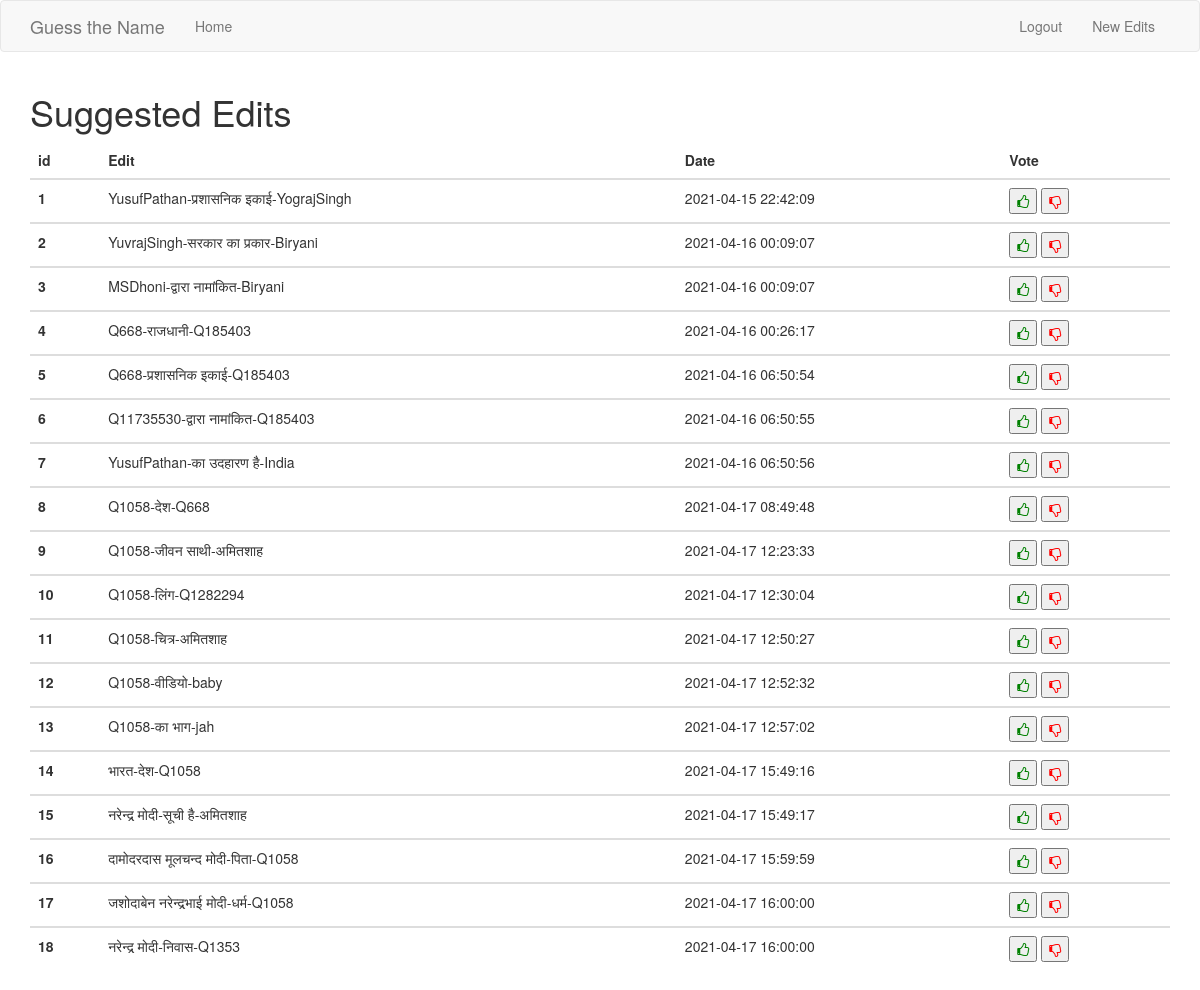
The page /edits/ (signed in) on the database as committed earlier.
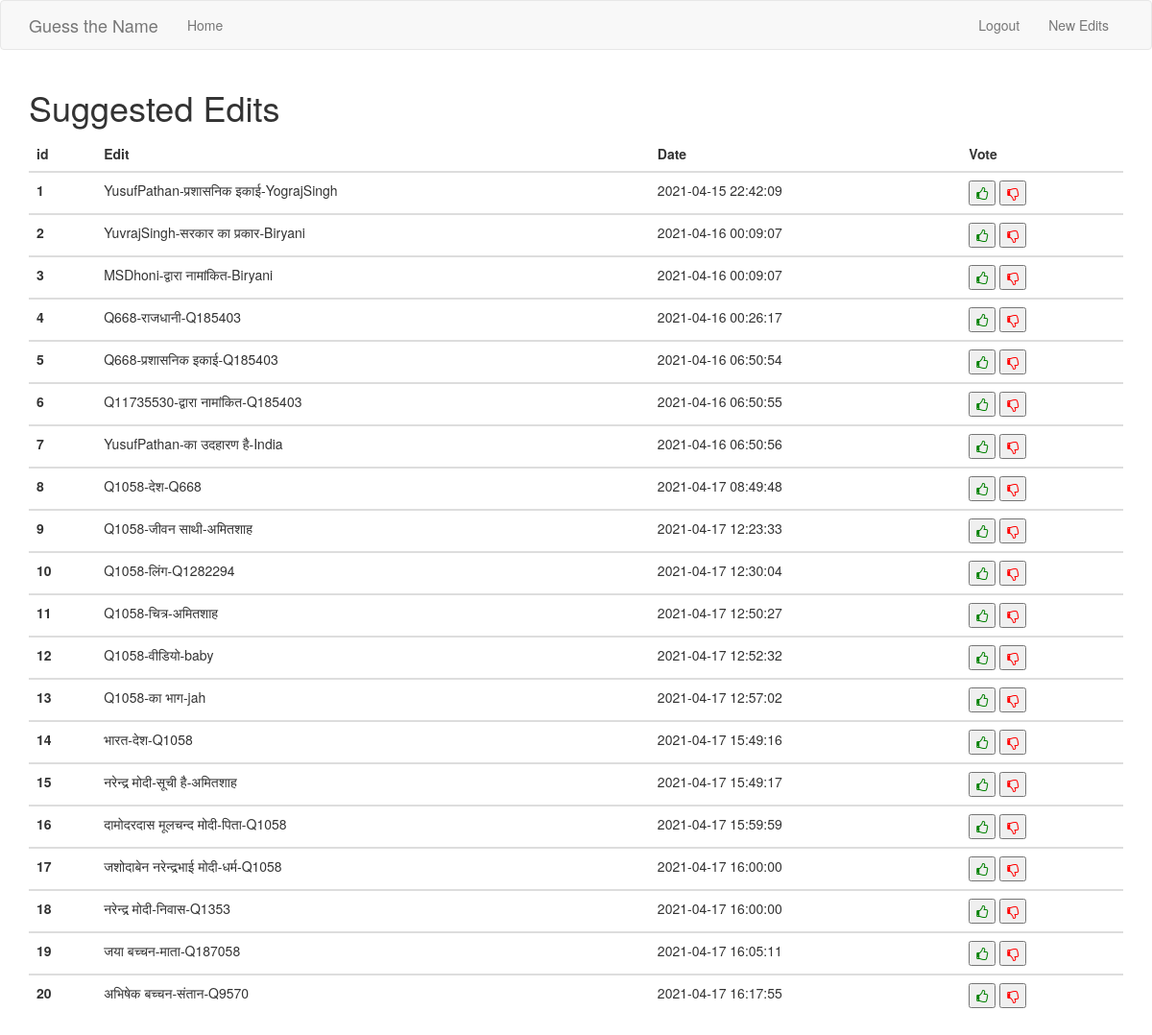
The same page on the database as committed later.
### app/models.py (models this page shows, shortened)
class Suggestions(db.Model):
    id = db.Column(db.Integer,primary_key=True)
    edit_triplet = db.Column(db.String(256),index=True,unique=True)
    date = db.Column(db.DateTime(timezone=True),default=func.now())
    votes = db.Column(db.Integer,default=1)

### app/webapp.py (the view)
@server_bp.route('/edits/')
@login_required
def new_edits():
    edits = db.session.query(Suggestions).all()
    for edit in edits:
        k = edit.edit_triplet.split('_')
        edit.final = '{}-{}-{}'.format(k[0],k[1],k[2])
    return render_template('edits.html',title='New Edits',data=edits)

### app/models.py (called while the page is built)
@login.user_loader
def load_user(id):
    return User.query.get(int(id))

### app/templates/edits.html
{% extends 'base.html' %}
{% import 'bootstrap/wtf.html' as wtf %}
{% block content %}
<div class ='container'>
<H1>Suggested Edits</H1>
<table class="table table-hover">
  <thead class="table-dark">
    <tr>
      <th scope="col">id</th>
      <th scope="col">Edit</th>
      <th scope="col">Date</th>
      <th scope="col">Vote</th>
    </tr>
  </thead>
  {% for item in data %}
  <tbody>
    <tr>
      <th scope="row">{{item.id}}</th>
      <td>{{item.final}}</td>
      <td>{{item.date}}</td>
      <td>
		<button class="like">
			<i class="fa fa-thumbs-o-up" aria-hidden="true" style="color:green"></i>
		</button>
		<button class="dislike">
			<i class="fa fa-thumbs-o-down" aria-hidden="true" style="color:red"></i>
		</button>
	</td>
    </tr>
   {% endfor %}
  </tbody>
</table>
</div>
{% endblock %}

Rows that differ between the two databases and show on the page:
added Suggestions: id "19", final "जया बच्चन-माता-Q187058", date "2021-04-17 16:05:11"
added Suggestions: id "20", final "अभिषेक बच्चन-संतान-Q9570", date "2021-04-17 16:17:55"
